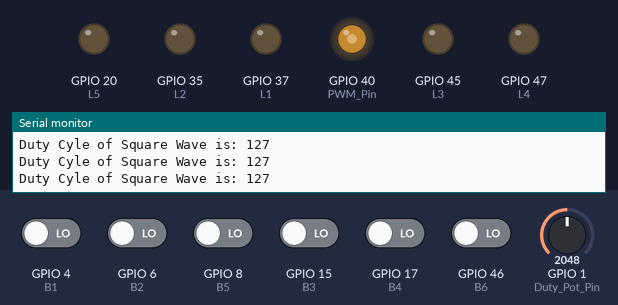
This sketch was run on a simulated ESP32-S3. On the bench: output pins drawn as LEDs (lit = HIGH), the last lines printed to the serial monitor. Dashed ring = blinking. The inputs (shaded band) are chosen by the test bench; at power-on: GPIO 4 (B1), GPIO 6 (B2), GPIO 8 (B5), GPIO 15 (B3), GPIO 17 (B4), GPIO 46 (B6) LOW, GPIO 1 (Duty_Pot_Pin) = 2048.

Above: at 1.2 s.
1.3 s: GPIO 4 (B1) driven HIGH
At 1.52 s:
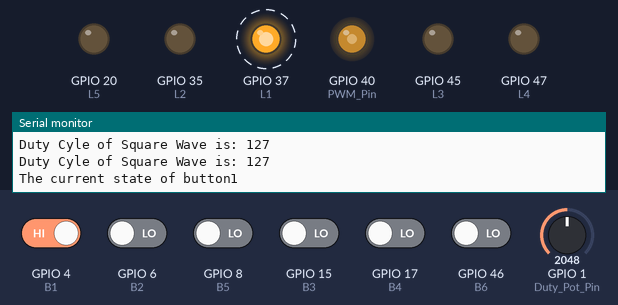
4.3 s: GPIO 1 (Duty_Pot_Pin) set to 2866
At 4.53 s:
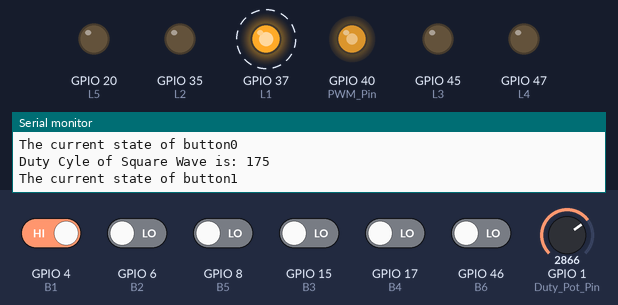
7.3 s: GPIO 6 (B2) driven HIGH
At 7.59 s:
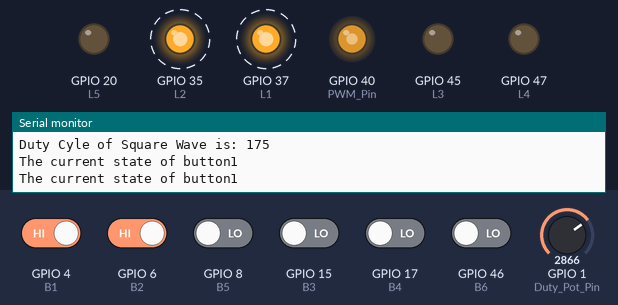
10.3 s: GPIO 8 (B5) driven HIGH
At 10.64 s:
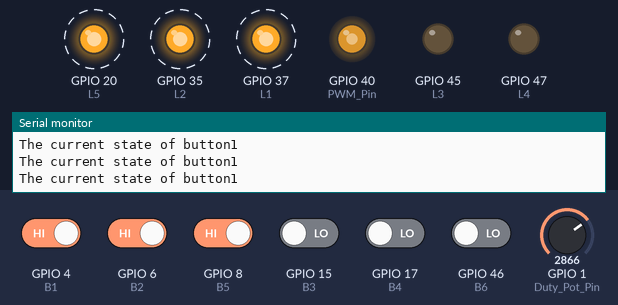
13.3 s: GPIO 15 (B3) driven HIGH
At 14.3 s:
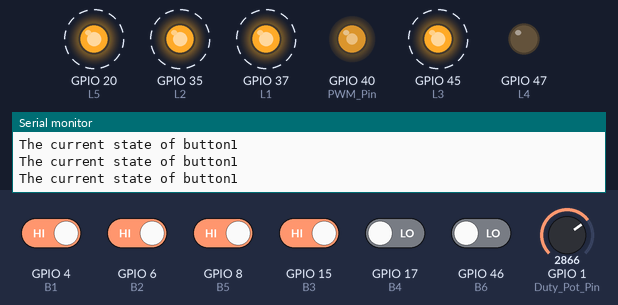
16.3 s: GPIO 17 (B4) driven HIGH
At 16.76 s:
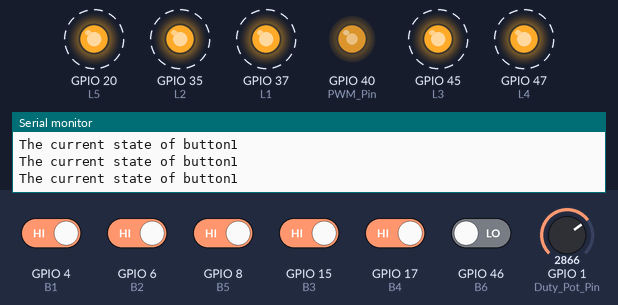
Timing chart, 0 to 20.3 s (numbered marks = the images above; inputs shaded):
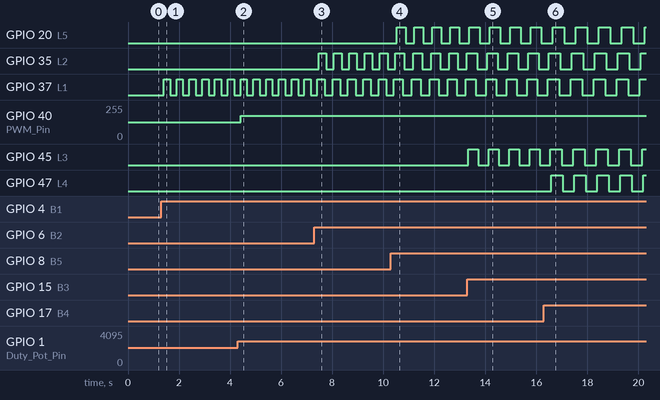

Measured:
- after the input at 1.3 s, GPIO 37 (L1): alternates HIGH for 0.25 s and LOW for 0.25 s, starting after 0.10 s
- after the input at 4.3 s, GPIO 40 (PWM_Pin): 127/255 → 174/255 after 0.11 s
- after the input at 7.3 s, GPIO 35 (L2): alternates HIGH for 0.30 s and LOW for 0.30 s, starting after 0.17 s
- after the input at 10.3 s, GPIO 20 (L5): alternates HIGH for 0.35 s and LOW for 0.35 s, starting after 0.22 s
- after the input at 13.3 s, GPIO 45 (L3): alternates HIGH for 0.40 s and LOW for 0.40 s, starting at once
- after the input at 16.3 s, GPIO 47 (L4): alternates HIGH for 0.45 s and LOW for 0.45 s, starting after 0.29 s

The sketch:

Senior_Design_PWM_Gen_Voltage_Driver.ino
```cpp
#include <cmath>
#include <string>
#include <vector>

#define PWM_Pin 40


#define Duty_Pot_Pin 1 //Adjust to change the duty cycle
//These are the button pins starting from bottom of bread board and moving up
#define B1 4
#define B2 6
#define B3 15
#define B4 17
#define B5 8
#define B6 46 //This is the reset pin for the leds

//Led Outputs
#define L1 37
#define L2 35
#define L3 45
#define L4 47
#define L5 20

//Vectors for storing button and led info
std::vector<int> Buttons = {B1,B2,B3,B4,B5,B6};
std::vector<int> Outputs = {L1,L2,L3,L4,L5};
std::vector<int> States = {0,0,0,0,0};


int Max_Freq = 1000;
int Resolution = 8;
int Max_Duty = pow(2, Resolution) - 1;

//Button Toggle function
void buttonToggle(std::vector<int>& states, std::vector<int> buttons, std::vector<int> outputs);


void setup() {
  Serial.begin(115200);
  pinMode(Duty_Pot_Pin, INPUT); //Setting up the Potentiometer Input of the Duty Cycle Control


  ledcAttach(PWM_Pin, Max_Freq, Resolution);   //Setting Up the PWM Output Pin
  ledcWrite(PWM_Pin, Max_Duty/2);              //Setting the default Duty cycle to 50%

  //Setting up Button inputs
  pinMode(B1,INPUT);
  pinMode(B2,INPUT);
  pinMode(B3,INPUT);
  pinMode(B4,INPUT);
  pinMode(B5,INPUT);
  pinMode(B6,INPUT);

  //Setting Up LED outputs
  pinMode(L1,OUTPUT);
  pinMode(L2,OUTPUT);
  pinMode(L3,OUTPUT);
  pinMode(L4,OUTPUT);
  pinMode(L5,OUTPUT);

}

void loop() {
  //Reading Values from Potentiometer Inputs (Anlog Value 0-4095)
  int DutyPotVal = analogRead(Duty_Pot_Pin);
  //Percentage Calculations for Duty Cycle and Frequency(Could have just divided the analog signal by 4095 for same effect)
  float Duty_Percent = map(DutyPotVal, 0 , 4095, 0, 100)/100.0;
  //Duty Cylce for Waveform
  int Duty = Duty_Percent * Max_Duty;
  //Changing Duty Cycle and Frequency
  ledcWrite(PWM_Pin, Duty);
  //Getting Duty Cycle of the waveform, and printing to terminal
  int SquareWaveDuty = ledcRead(PWM_Pin);
  Serial.println("Duty Cyle of Square Wave is: " + String(SquareWaveDuty));

  buttonToggle(States,Buttons,Outputs);

  delay(200);
}

void buttonToggle(std::vector<int>& states, std::vector<int> buttons, std::vector<int> outputs){
  if(digitalRead(buttons[5]) == HIGH){
    states.clear();
    states = {0,0,0,0,0};
    for(int i = 0; i < buttons.size() - 1; i++){
      digitalWrite(outputs[i],states[i]);
    }
  }

  for(int i = 0; i < buttons.size() - 1; i++){
    if(digitalRead(buttons[i]) == HIGH){
      states[i] ^= 1;
      Serial.println("The current state of button" + String(states[i]));
      digitalWrite(outputs[i],states[i]);
      delay(50);
    }
  }
}
```
